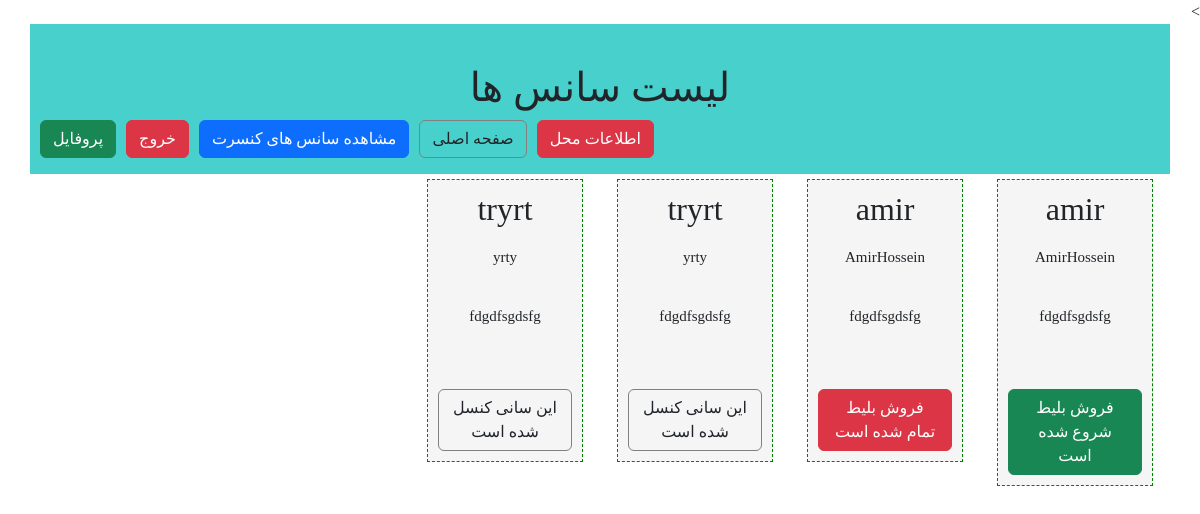
Screenshot of /ticketSales/time/list (signed in) with the database file from the repository.
### ticketSales/models.py (models this page shows, shortened)
class timeModel(models.Model):
    concertModel= models.ForeignKey(to=concertModel,on_delete=models.PROTECT,verbose_name="کنسرت")
    locationModel = models.ForeignKey(to=locationModel,on_delete=models.PROTECT,verbose_name="محل برگزاری")
    StartDateTime=models.DateTimeField(verbose_name="تاریخ برگزاری")
    Seats=models.IntegerField(verbose_name="تعداد صندلی")
    Start=1
    End=2
    Cancle=3
    Sales=4
    status_chioces=((Start,"فروش بلیط شروع شده است"),
                    (End,"فروش بلیط تمام شده است"),
                    (Cancle,"این سانی کنسل شده است"),
                    (Sales,"در حال فروش بلیط"))
    Status=models.IntegerField(choices=status_chioces,verbose_name="وضعیت")
    def get_jalai_date(self):
        return datetime2jalali(self.StartDateTime)

class concertModel (models.Model):
    Name=models.CharField(max_length=100,verbose_name="نام کنسرت",null=True)
    SingerName=models.CharField(max_length=100 ,verbose_name="خواننده",null=True)
    lenght=models.IntegerField(verbose_name="مدت زمان",null=True)
    Poster=models.ImageField(upload_to="concertImages/",null=True,verbose_name="پوستر")

class locationModel(models.Model):
    IdNumber=models.IntegerField(primary_key=True,verbose_name="کد محل")
    Name=models.CharField(max_length=100,verbose_name="نام محل",null=True)
    Address=models.CharField(max_length=500,default="تهران-برج میلاد",verbose_name="آدرس",null=True)
    Phone=models.CharField(max_length=11,null=True,verbose_name="تلفن")
    capacity=models.IntegerField(verbose_name="ظرفیت",null=True)

### ticketSales/views.py (the view)
# urls.py: path('time/list',timeViews),
@login_required
def timeViews(request):
        times = timeModel.objects.all()
        context = {
            "timelist": times,
        }
        return render(request, "ticketSales/timeList.html",context)

### ticketSales/templates/ticketSales/timeList.html
{% extends "ticketSales/layout.html" %}
{% block titlepage %}
    لیست سانس ها
{% endblock%}
{% block mainContent %}
    {% if timelist %}
        {% for time in timelist %}
            <div class="col-md-2">
                <a>
                    <div class="timeBox">
                       <h2> {{ time.concertModel.Name  }}</h2>
                       <p>{{ time.concertModel.SingerName  }}</p>
                       <p>{{ time.locationModel.Name  }}</p>
                       <p>{{ time.get_jalai_date }}</p>
                       <div
                        class="
                        {% if time.Status == time.Start %}
                            btn btn-success
                        {% elif  time.Status == time.End %}
                            btn btn-danger
                         {% elif  time.Status == time.Cancle %}
                            btn default
                        {% elif  time.Status == time.Sales %}
                            btn btn-primary
                        {% endif %}
                        ">
                           {{ time.get_Status_display}}
                       </div>
                    </div>
                </a>
            </div>
        {% endfor %}
    {% endif %}
{% endblock%}

### ticketSales/static/ticketSales/css/style.css (style rules this page uses)
body { font-family: 'IranSanse' !important; }
.timeBox { margin: 5px; background-color: whitesmoke; font-size: 15px; border:1px dashed green; padding:10px; text-align: center; }
.default { border:1px solid gray }
p { padding: 10px; }

### rows the page displays
timeModel: concertModel.Name "amir", concertModel.SingerName "AmirHossein", locationModel.Name "fdgdfsgdsfg", Status "فروش بلیط شروع شده است"
timeModel: concertModel.Name "amir", concertModel.SingerName "AmirHossein", locationModel.Name "fdgdfsgdsfg", Status "فروش بلیط تمام شده است"
timeModel: concertModel.Name "tryrt", concertModel.SingerName "yrty", locationModel.Name "fdgdfsgdsfg", Status "این سانی کنسل شده است"
timeModel: concertModel.Name "tryrt", concertModel.SingerName "yrty", locationModel.Name "fdgdfsgdsfg", Status "این سانی کنسل شده است"
